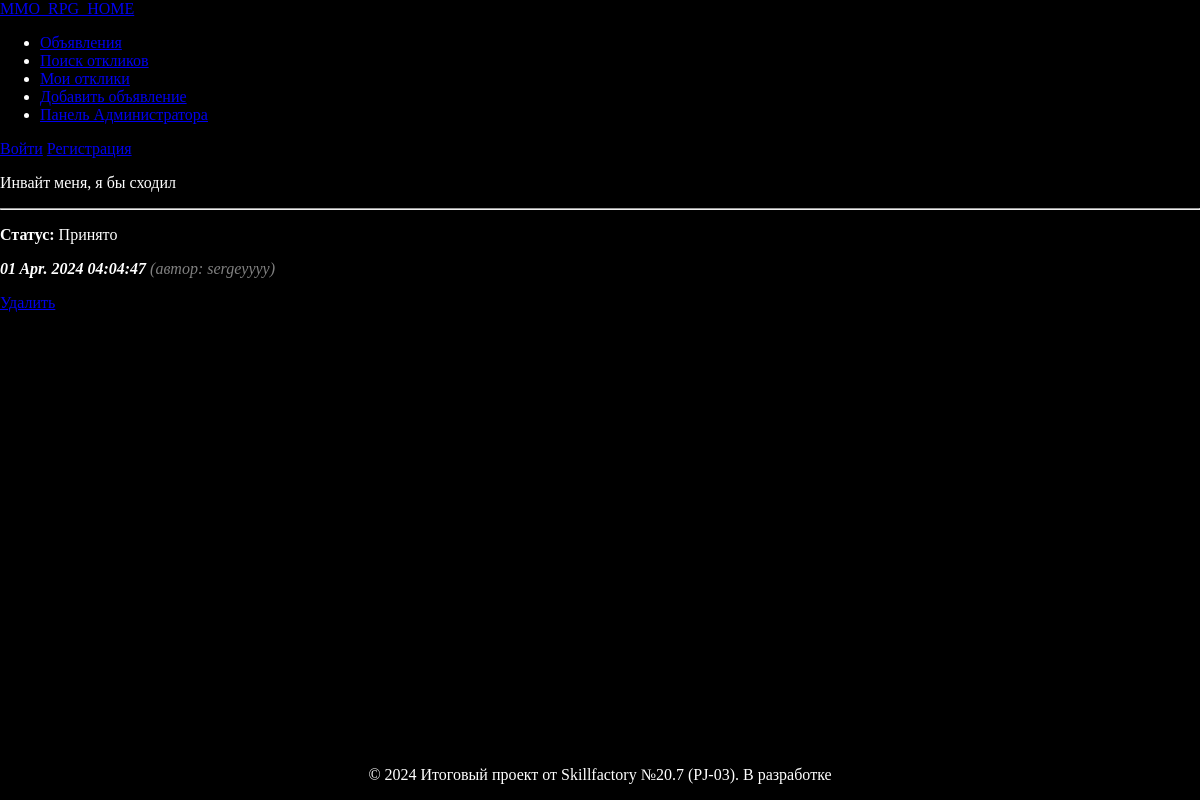
/response/2/, run on the app's committed database.
### mmonews/models.py (models this page shows, shortened)
class Response(models.Model):
    text = models.TextField()
    datetime_response = models.DateTimeField(auto_now_add=True)
    post = models.ForeignKey(Post, on_delete=models.CASCADE)
    author = models.ForeignKey(User, on_delete=models.CASCADE)
    accept = models.BooleanField(default=False)

class User(AbstractUser):
    code = models.CharField(max_length=15, blank=True, null=True)

### mmonews/views.py (the view)
# urls.py: path('response/<int:pk>/', ResponseDetailView.as_view(), name='response_detail'),
class ResponseDetailView(DetailView):
    model = Response
    template_name = 'mmonews/response.html'
    context_object_name = 'response'

### mmonews/current_time.py (called while the page is built)
def get_current_time(request):
    return {'current_time': datetime.now()}

### templates/mmonews/response.html (shortened to what this page needs)
{% extends 'flatpages/default.html' %}
{% block content %}
    <div style="text-align: left;">
        <p>{{response.text}}</p>
    </div>
    <hr>
    <p>
        <b>Статус:</b>
        {% if response.accept %}
            Принято
        {% else %}
            На рассмотрении
        {% endif %}
    </p>
    <p>
        <i>
            <b>{{ response.datetime_response|date:'d M. Y h:m:s' }}</b>
            <span style="color: gray;">(автор: {{response.author}})</span>
        </i>
    </p>
        <a class="btn btn-danger" href="{% url 'response_delete' response.id %}" role="button">Удалить</a>
{% endblock content %}

### data on the page
Response: text "Инвайт меня, я бы сходил", datetime_response "01 Apr. 2024 04:04:47", author "sergeyyyy"
